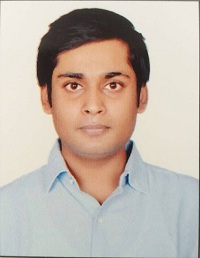
#> input picture NewBoston/PillowImages/myface1.jpg, 200 x 258 px
$ python modesandfilters.py
#> lines starting #> are read from the running program, lines starting #| are printed output that depends on the picture
from PIL import Image
from PIL import ImageFilter

img = Image.open("myface1.jpg")
#> img is the input picture: PIL image 200x258 RGB; mean R, G, B 194.1, 182.3, 171.6
black_white = img.convert("L")
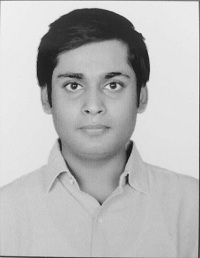
#> black_white: PIL image 200x258 L; min 17, max 247, mean 184.6
black_white.show()

blur = img.filter(ImageFilter.BLUR)
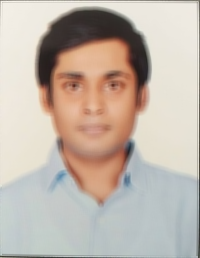
#> blur: PIL image 200x258 RGB; mean R, G, B 193.7, 181.9, 171.2
detail = img.filter(ImageFilter.DETAIL)
edges = img.filter(ImageFilter.FIND_EDGES)
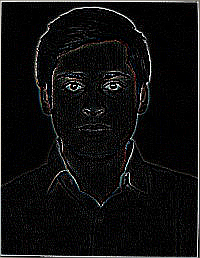
#> edges: PIL image 200x258 RGB; mean R, G, B 15.5, 15.4, 15.5

blur.show()

edges.show()
detail.show()
img.show()
